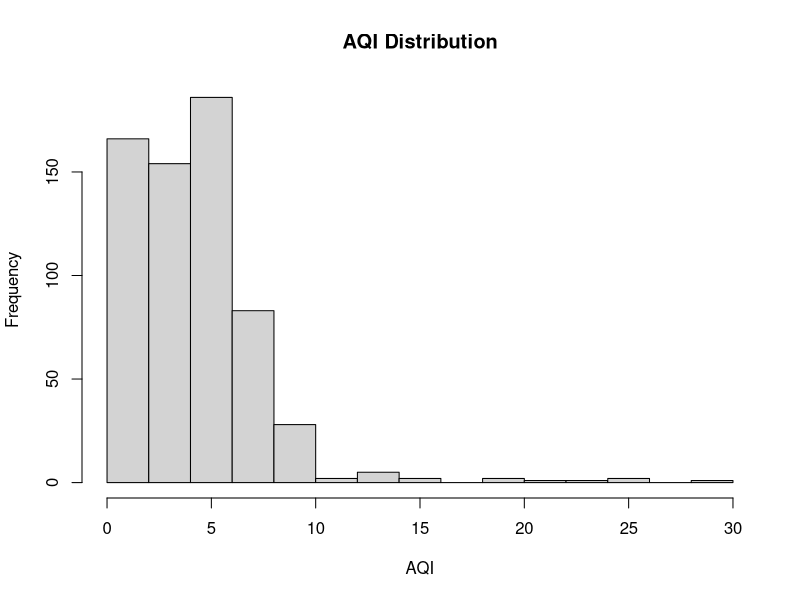
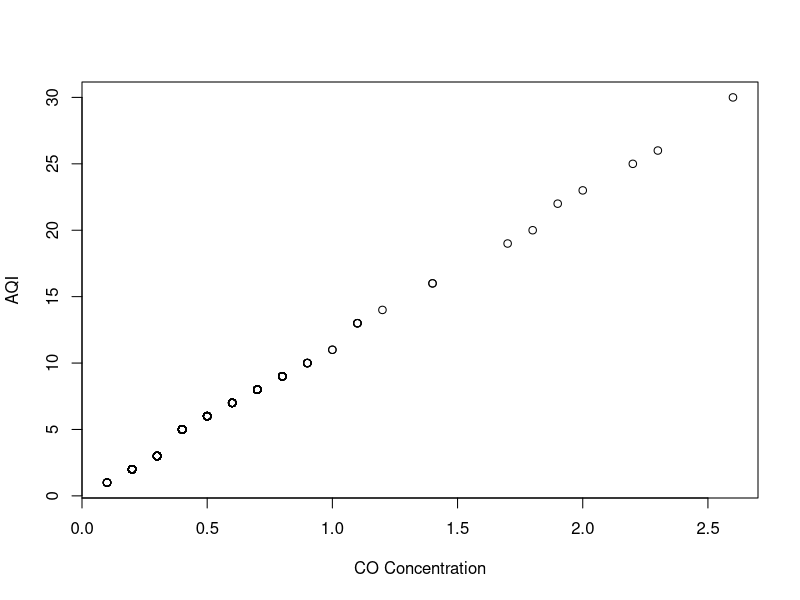

Write R code to recreate these figures, in order.
## ---- chunk 1
my_data <- read.csv("air_data.csv")
head(my_data)
## ---- chunk 2
summary(my_data[c("Daily.Max.8.hour.CO.Concentration", "Daily.AQI.Value", "Source")])
## ---- chunk 3
my_data$CO_doubled <- my_data$Daily.Max.8.hour.CO.Concentration * 2
head(my_data[c("Daily.Max.8.hour.CO.Concentration", "CO_doubled")])
## ---- chunk 4
hist(my_data$Daily.AQI.Value, main="AQI Distribution", xlab="AQI")
plot(my_data$Daily.Max.8.hour.CO.Concentration, my_data$Daily.AQI.Value, xlab="CO Concentration", ylab="AQI")
